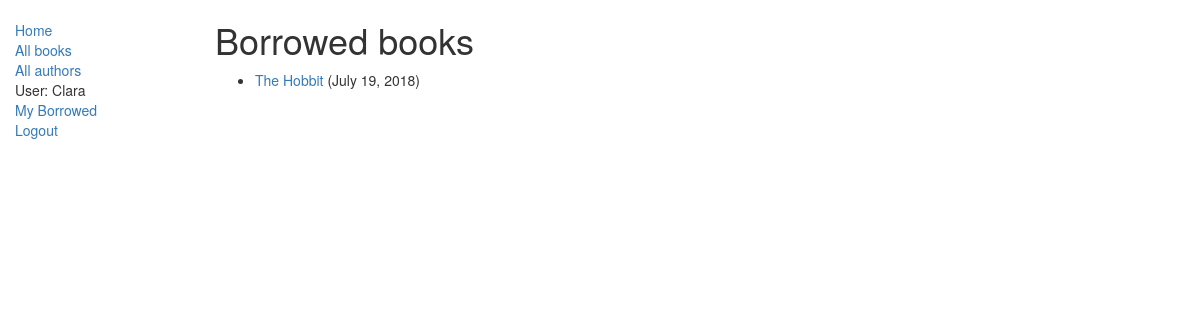
The page /catalog/mybooks/ (signed in) on the database as committed earlier.
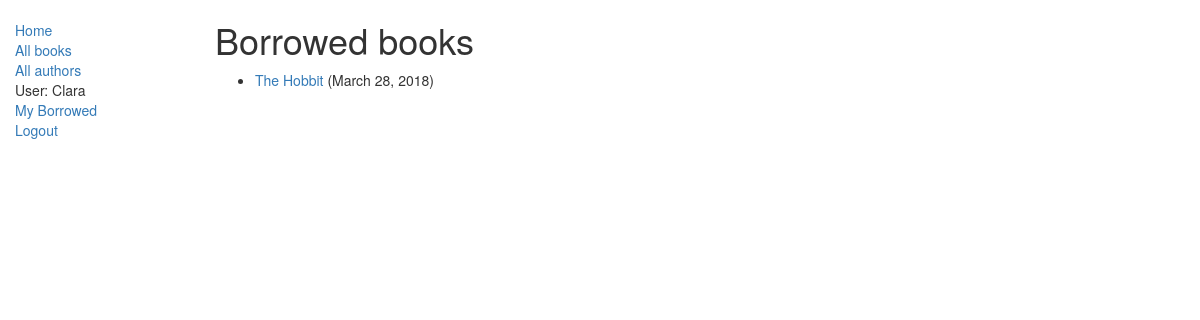
The same page on the database as committed later.
### catalog/models.py (models this page shows, shortened)
class BookInstance(models.Model):
    id = models.UUIDField(primary_key=True, default=uuid.uuid4, help_text="Unique ID for this particular book across whole library")
    book = models.ForeignKey('Book', on_delete=models.SET_NULL, null=True)
    imprint = models.CharField(max_length=200)
    due_back = models.DateField(null=True, blank=True)
    borrower = models.ForeignKey(User, on_delete=models.SET_NULL, null=True, blank=True)
    @property
    def is_overdue(self):
        if self.due_back and date.today() > self.due_back:
            return True
        return False
    LOAN_STATUS = (
        ('d', 'Maintenance'),
        ('o', 'On loan'),
        ('a', 'Available'),
        ('r', 'Reserved'),
    )
    status = models.CharField(max_length=1, choices=LOAN_STATUS, blank=True, default='d', help_text='Book availability')
    class Meta:
        ordering = ["due_back"]
        permissions = (("can_mark_returned", "Set book as returned"),)

class Book(models.Model):
    title = models.CharField(max_length=200)
    author = models.ForeignKey('Author', on_delete=models.SET_NULL, null=True)
    summary = models.TextField(max_length=1000, help_text="Enter a brief description of the book")
    isbn = models.CharField('ISBN',max_length=13, help_text='13 Character <a href="https://www.isbn-international.org/content/what-isbn">ISBN number</a>')
    genre = models.ManyToManyField(Genre, help_text="Select a genre for this book")
    language = models.ForeignKey('Language', on_delete=models.SET_NULL, null=True)

### catalog/views.py (the view)
# urls.py: path('mybooks/', views.LoanedBooksByUserListView.as_view(), name='my-borrowed'),
class LoanedBooksByUserListView(LoginRequiredMixin,generic.ListView):
    model = BookInstance
    template_name ='catalog/bookinstance_list_borrowed_user.html'
    paginate_by = 10
    def get_queryset(self):
        return BookInstance.objects.filter(borrower=self.request.user).filter(status__exact='o').order_by('due_back')

### catalog/templates/catalog/bookinstance_list_borrowed_user.html
{% extends "base_generic.html" %}
{% block content %}
    <h1>Borrowed books</h1>
    {% if bookinstance_list %}
    <ul>
      {% for bookinst in bookinstance_list %}
      <li class="{% if bookinst.is_overdue %}text-danger{% endif %}">
        <a href="{% url 'book-detail' bookinst.book.pk %}">{{bookinst.book.title}}</a> ({{ bookinst.due_back }})
      </li>
      {% endfor %}
    </ul>
    {% else %}
      <p>There are no books borrowed.</p>
    {% endif %}
{% endblock %}

Rows that differ between the two databases and show on the page:
changed BookInstance "The Hobbit": due_back "July 19, 2018" → "March 28, 2018"
